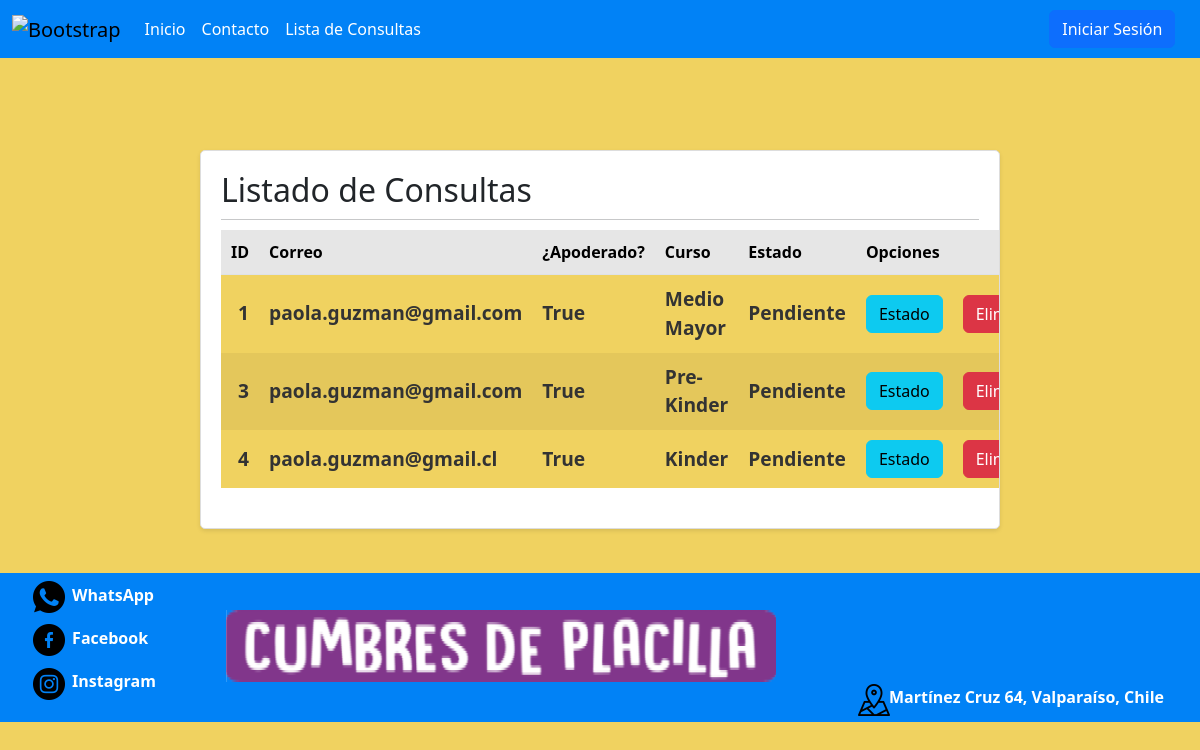
The app's page /SitioWeb/listarConsulta, older data.
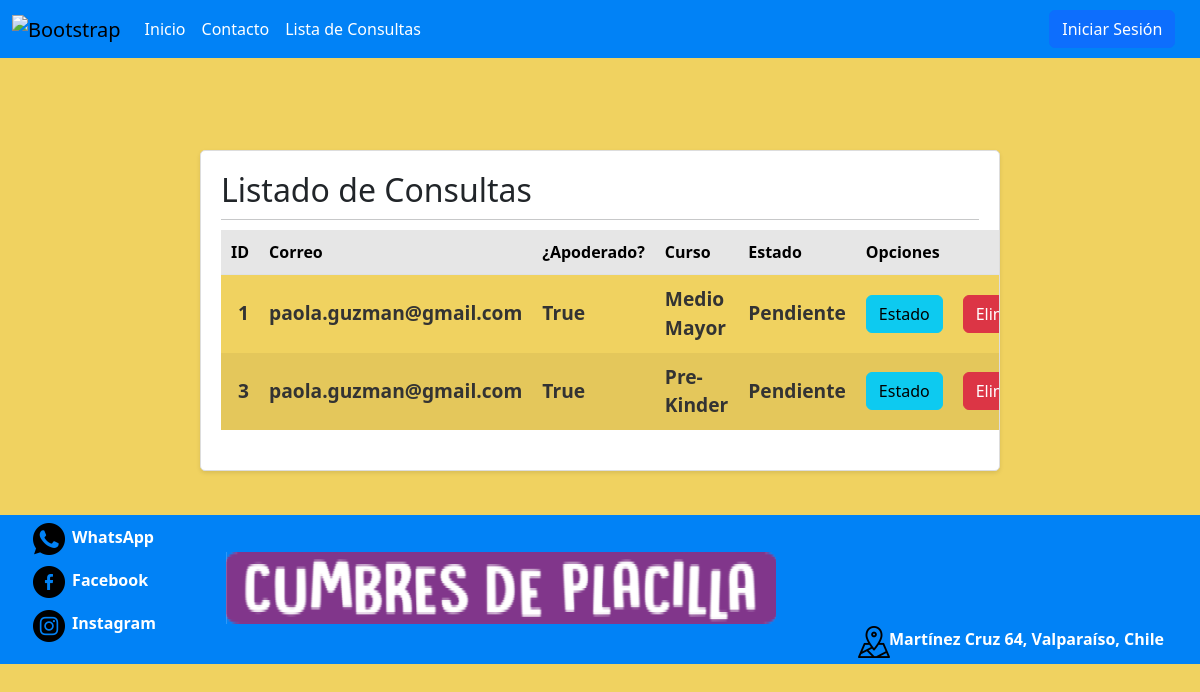
The same page, newer data.
### SitioWeb/models.py (models this page shows, shortened)
class Consulta(models.Model):
    id_consulta = models.AutoField(db_column='idConsulta', primary_key=True)
    nombre_c = models.CharField(max_length = 20)
    apellido_c = models.CharField(max_length = 20)
    numero_c = models.IntegerField()
    correo_c = models.EmailField(max_length = 254)
    apoderado_c = models.BooleanField(default=False)
    curso = models.ForeignKey(Curso, on_delete=models.PROTECT,default="")
    consulta_c = models.TextField()
    estado_c = models.BooleanField(default=False)
    class Meta:
        db_table = 'SitioWeb_consulta'

class Curso(models.Model):
    nombreCurso = models.CharField(max_length=30)
    def __str__(self):
        return self.nombreCurso

### SitioWeb/views.py (the view)
# urls.py: path('listarConsulta', listarConsulta, name='listarConsulta'),
def listarConsulta(request):
    listarConsulta = Consulta.objects.all()
    return render(request, 'paginas/listarConsulta.html', {'Consulta': listarConsulta})

### SitioWeb/templates/paginas/listarConsulta.html (shortened to what the changed rows need)
{% load static %}
<!DOCTYPE html>
<html lang="en">
<head>
 <link href="https://cdn.jsdelivr.net/npm/bootstrap@5.3.3/dist/css/bootstrap.min.css" rel="stylesheet">
 <link type='text/css' href="{%static "css/style.css"%}" rel="stylesheet" />
</head>
<body>
    <br><br><br>
  <main>
        <div class="card" id="listarProf">
            <div class="card-body">
                <h2>Listado de Consultas</h2>
                <table class="table table-striped table-hover">
                    <tr>
                        <th>ID</th>
                        <th>Correo</th>
                        <th>¿Apoderado?</th>
                        <th>Curso</th>
                        <th>Estado</th>
                        <th colspan="2">Opciones</th>
                    </tr>
                    {% for c in Consulta %}
                    <tr>
                        <td>{{ c.id_consulta }}</td>
                        <td>{{ c.correo_c }}</td>
                        <td>{{ c.apoderado_c }}</td>
                        <td>{{ c.curso }}</td>
                        <td>
                          {% if c.estado_c == True %}
                              Resuelta
                          {% else %}
                              Pendiente
                          {% endif %}
                        </td>
                        <td><a href="estadoConsulta/{{c.id_consulta}}" class="btn btn-info">Estado</a></td>
                        <td><a href="eliminarConsulta/{{c.id_consulta}}" class="btn btn-danger">Eliminar</a></td>
                    </tr>
                    {% endfor %}
                </table>
            </div>
        </div>
  </main>
  <br>
</body>
</html>

Row changes from the older to the newer data that the page shows:
removed Consulta: id_consulta "4", correo_c "paola.guzman@gmail.cl", apoderado_c "True", curso "Kinder", estado_c "Pendiente"
